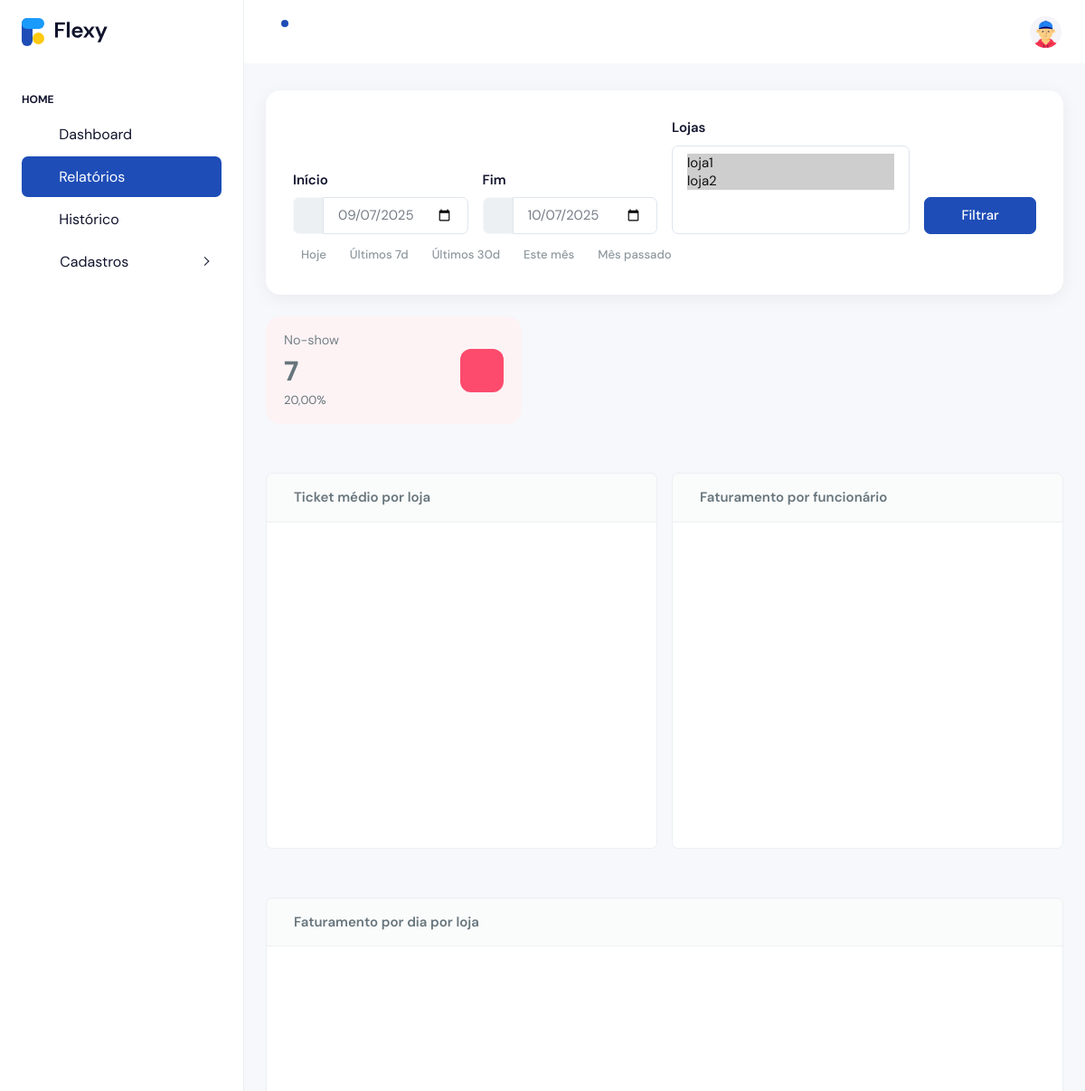
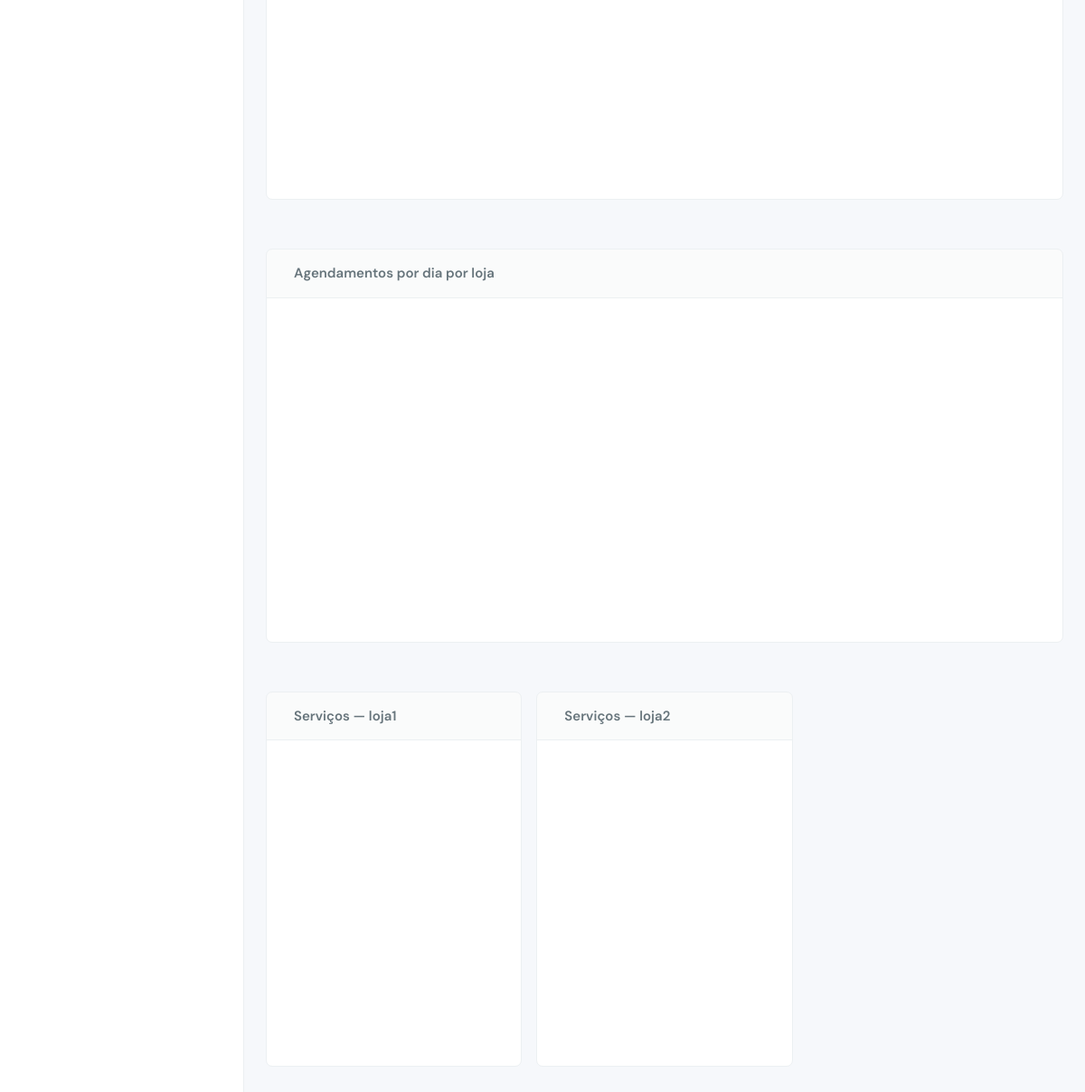
The app's page /home/dashboard/ (signed in) with its own data (2 pictures, top to bottom).
### apps/cadastro/models.py (models this page shows, shortened)
class Loja(models.Model):
    owner = models.ForeignKey(
        "accounts.User",
        on_delete=models.CASCADE,
        related_name='lojas',
        limit_choices_to={'is_owner': True}
    )
    nome = models.CharField(max_length=120)
    slug = models.SlugField(max_length=140, unique=True, blank=True)
    telefone = models.CharField(max_length=20, blank=True)
    endereco = models.CharField(max_length=200, blank=True)
    ativa = models.BooleanField(default=True)
    criada_em = models.DateTimeField(auto_now_add=True)
    pagamentos_aceitos = models.ManyToManyField(
        FormaPagamento, blank=True, related_name="lojas"
    )

### apps/accounts/views.py (the view)
# urls.py: path('home/dashboard/', views.owner_dashboard, name='owner_dashboard'),
@login_required
@subscription_required
def owner_dashboard(request):
    if not getattr(request.user, 'is_owner', False):
        return redirect('accounts:owner_login')
    lojas_qs = request.user.lojas.order_by('nome')
    loja_ids = request.GET.getlist('lojas')
    if loja_ids:
        lojas = lojas_qs.filter(id__in=loja_ids)
    else:
        lojas = lojas_qs
        loja_ids = [str(l.id) for l in lojas]
    end_str = request.GET.get('end')
    start_str = request.GET.get('start')
    end_date = date.fromisoformat(end_str) if end_str else timezone.now().date()
    start_date = date.fromisoformat(start_str) if start_str else end_date - timedelta(days=30)
    base = Agendamento.objects.filter(
        loja__in=lojas,
        data__range=[start_date, end_date]
    )
    confirmados = base.filter(confirmado=True, valor_final__isnull=False)
    ticket_qs = confirmados.values('loja__nome').annotate(media=Avg('valor_final')).order_by('loja__nome')
    ticket_labels = [t['loja__nome'] for t in ticket_qs]
    ticket_values = [float(t['media']) for t in ticket_qs]
    dias = [start_date + timedelta(days=i) for i in range((end_date - start_date).days + 1)]
    dia_labels = [d.strftime('%d/%m') for d in dias]
    fat_series = []
    for loja in lojas:
        daily = confirmados.filter(loja=loja).values('data').annotate(total=Sum('valor_final'))
        mapping = {item['data']: float(item['total']) for item in daily}
        fat_series.append({'name': loja.nome, 'data': [mapping.get(d, 0) for d in dias]})
    ag_series = []
    for loja in lojas:
        daily = base.filter(loja=loja).values('data').annotate(total=Count('id'))
        mapping = {item['data']: item['total'] for item in daily}
        ag_series.append({'name': loja.nome, 'data': [mapping.get(d, 0) for d in dias]})
    servicos_por_loja = []
    for loja in lojas:
        serv_qs = (
            Servico.objects.filter(loja=loja, agendamentos__in=base)
            .annotate(total=Count('agendamentos'))
            .order_by('-total')
        )
        labels = [s.nome for s in serv_qs]
        values = [s.total for s in serv_qs]
        servicos_por_loja.append({'loja': loja.nome, 'labels': json.dumps(labels), 'values': json.dumps(values)})
    fat_func_qs = confirmados.values('funcionario__nome').annotate(total=Sum('valor_final')).order_by('funcionario__nome')
    fat_func_labels = [f['funcionario__nome'] for f in fat_func_qs]
    fat_func_values = [float(f['total']) for f in fat_func_qs]
    no_show_count = base.filter(no_show=True).count()
    total_count = base.count()
    no_show_percent = (no_show_count / total_count * 100) if total_count else 0
    ctx = {
        'lojas': lojas_qs,
        'lojas_ids': [int(i) for i in loja_ids],
        'start': start_date,
        'end': end_date,
        'ticket_medio_labels': json.dumps(ticket_labels),
        'ticket_medio_values': json.dumps(ticket_values),
        'fat_dia_series': json.dumps(fat_series),
        'ag_dia_series': json.dumps(ag_series),
        'dia_labels': json.dumps(dia_labels),
        'servicos_por_loja': servicos_por_loja,
        'fat_func_labels': json.dumps(fat_func_labels),
        'fat_func_values': json.dumps(fat_func_values),
        'no_show_count': no_show_count,
        'no_show_percent': no_show_percent,
    }
    target = request.headers.get('HX-Target')
    if request.headers.get('HX-Request') and target != 'content':
        return render(request, 'accounts/partials/owner_dashboard.html', ctx)
    return render(request, 'accounts/owner_dashboard.html', ctx)

### apps/accounts/models.py (called while the page is built)
    def is_active(self) -> bool:
        return timezone.now() <= self.end_date

### apps/accounts/templates/accounts/owner_dashboard.html (shortened to what this page needs)
{% extends 'accounts/index.html' %}
{% block content %}
<div id="owner-dashboard">
  {% include 'accounts/partials/owner_dashboard.html' %}
</div>
{% endblock %}

### apps/accounts/templates/accounts/partials/owner_dashboard.html (shortened to what this page needs)
{% load static i18n %}
<div class="card dash-toolbar mb-4">
  <div class="card-body">
    <form id="dash-filter" method="get" class="row g-3 align-items-end">
      <div class="col-12 col-md-3">
        <label class="form-label">{% trans "Início" %}</label>
        <div class="input-group">
          <span class="input-group-text"><iconify-icon icon="tabler:calendar"></iconify-icon></span>
          <input type="date" name="start" class="form-control" value="{{ start|date:'Y-m-d' }}">
        </div>
      </div>
      <div class="col-12 col-md-3">
        <label class="form-label">{% trans "Fim" %}</label>
        <div class="input-group">
          <span class="input-group-text"><iconify-icon icon="tabler:calendar-event"></iconify-icon></span>
          <input type="date" name="end" class="form-control" value="{{ end|date:'Y-m-d' }}">
        </div>
      </div>
      <div class="col-12 col-md-4">
        <label class="form-label">{% trans "Lojas" %}</label>
        <select id="filter-lojas" name="lojas" class="form-select" multiple>
          {% for loja in lojas %}
            <option value="{{ loja.id }}" {% if loja.id in lojas_ids %}selected{% endif %}>{{ loja.nome }}</option>
          {% endfor %}
        </select>
      </div>
      <div class="col-12 col-md-2 d-grid">
        <button type="submit" class="btn btn-primary">{% trans "Filtrar" %}</button>
      </div>
      <div class="col-12 d-flex flex-wrap gap-2 mt-2">
        <button type="button" class="btn btn-sm btn-ghost" data-range="today">
          <iconify-icon icon="tabler:bolt"></iconify-icon> Hoje
        </button>
        <button type="button" class="btn btn-sm btn-ghost" data-range="7d">Últimos 7d</button>
        <button type="button" class="btn btn-sm btn-ghost" data-range="30d">Últimos 30d</button>
        <button type="button" class="btn btn-sm btn-ghost" data-range="month">Este mês</button>
        <button type="button" class="btn btn-sm btn-ghost" data-range="prev-month">Mês passado</button>
      </div>
    </form>
  </div>
</div>
<div class="row g-3 mb-4">
  <div class="col-12 col-md-4">
    <div class="card kpi-card bg-danger-subtle">
      <div class="kpi-body">
        <div>
          <div class="kpi-title text-danger-emphasis">No-show</div>
          <div class="kpi-value text-danger-emphasis">{{ no_show_count }}</div>
          <div class="text-danger-emphasis small">{{ no_show_percent|floatformat:2 }}%</div>
        </div>
        <div class="kpi-icon bg-danger text-white">
        </div>
      </div>
    </div>
  </div>
</div>
<div class="row g-3 mb-4">
  <div class="col-12 col-lg-6">
    <div class="card">
      <div class="card-header">Ticket médio por loja</div>
      <div class="card-body"><div id="chart_ticket_medio" style="min-height:300px"></div></div>
    </div>
  </div>
  <div class="col-12 col-lg-6">
    <div class="card">
      <div class="card-header">Faturamento por funcionário</div>
      <div class="card-body"><div id="chart_faturamento_func" style="min-height:300px"></div></div>
    </div>
  </div>
</div>
<div class="row g-3 mb-4">
  <div class="col-12">
    <div class="card">
      <div class="card-header">Faturamento por dia por loja</div>
      <div class="card-body"><div id="chart_faturamento_dia" style="min-height:320px"></div></div>
    </div>
  </div>
</div>
<div class="row g-3 mb-4">
  <div class="col-12">
    <div class="card">
      <div class="card-header">Agendamentos por dia por loja</div>
      <div class="card-body"><div id="chart_agendamentos_dia" style="min-height:320px"></div></div>
    </div>
  </div>
</div>
<div class="row g-3">
  {% for serv in servicos_por_loja %}
  <div class="col-12 col-md-6 col-xl-4">
    <div class="card">
      <div class="card-header">Serviços — {{ serv.loja }}</div>
      <div class="card-body"><div id="pie_servicos_{{ forloop.counter }}" style="min-height:300px"></div></div>
    </div>
  </div>
  {% endfor %}
</div>
<link rel="stylesheet" href="https://cdn.jsdelivr.net/npm/choices.js/public/assets/styles/choices.min.css">

### apps/accounts/templates/accounts/partials/owner_dashboard.html (style rules this page uses)
.dash-toolbar.card { border:0;border-radius:1rem;box-shadow:0 4px 20px rgba(0,0,0,.06) }
.dash-toolbar .form-label { font-weight:600 }
.btn-ghost { --bs-btn-color:var(--bs-secondary-color);--bs-btn-hover-bg:var(--bs-tertiary-bg);--bs-btn-border-color:transparent }
.kpi-card { border:0;border-radius:1rem;overflow:hidden }
.kpi-body { display:flex;gap:1rem;align-items:center;justify-content:space-between;padding:1rem 1.25rem }
.kpi-title { font-size:.9rem;opacity:.9 }
.kpi-value { font-size:1.9rem;font-weight:800;letter-spacing:-.02em }
.kpi-icon { width:3rem;height:3rem;border-radius:.75rem;display:flex;align-items:center;justify-content:center }
.card .card-header { font-weight:600 }

### records on screen
Loja: loja "loja1"
Loja: {{ loja.id }} 13 (drawn), loja "loja2"

### other values on screen
{{ no_show_count }} "7"
{{ no_show_percent|floatformat:2 }} "20,00"
form field lojas "loja1 ☑ / loja2 ☑"
